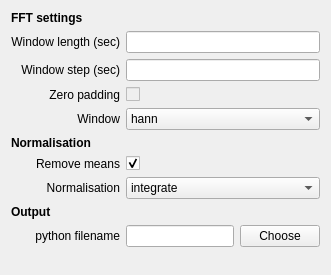
<?xml version="1.0" encoding="UTF-8"?>
<ui version="4.0">
 <class>StftSettingsView</class>
 <widget class="QWidget" name="StftSettingsView">
  <property name="geometry">
   <rect>
    <x>0</x>
    <y>0</y>
    <width>331</width>
    <height>275</height>
   </rect>
  </property>
  <property name="windowTitle">
   <string>Form</string>
  </property>
  <layout class="QGridLayout" name="gridLayout_2">
   <item row="0" column="0">
    <layout class="QVBoxLayout" name="verticalLayout">
     <item>
      <layout class="QGridLayout" name="gridLayout">
       <item row="0" column="0">
        <widget class="QLabel" name="label_5">
         <property name="font">
          <font>
           <weight>75</weight>
           <bold>true</bold>
          </font>
         </property>
         <property name="layoutDirection">
          <enum>Qt::LeftToRight</enum>
         </property>
         <property name="text">
          <string>FFT settings</string>
         </property>
         <property name="alignment">
          <set>Qt::AlignLeading|Qt::AlignLeft|Qt::AlignVCenter</set>
         </property>
        </widget>
       </item>
       <item row="1" column="0">
        <widget class="QLabel" name="label">
         <property name="layoutDirection">
          <enum>Qt::LeftToRight</enum>
         </property>
         <property name="text">
          <string>Window length (sec)</string>
         </property>
         <property name="alignment">
          <set>Qt::AlignRight|Qt::AlignTrailing|Qt::AlignVCenter</set>
         </property>
        </widget>
       </item>
       <item row="1" column="1" colspan="2">
        <widget class="QLineEditLive" name="window_len_lineedit"/>
       </item>
       <item row="2" column="0">
        <widget class="QLabel" name="label_6">
         <property name="layoutDirection">
          <enum>Qt::LeftToRight</enum>
         </property>
         <property name="text">
          <string>Window step (sec)</string>
         </property>
         <property name="alignment">
          <set>Qt::AlignRight|Qt::AlignTrailing|Qt::AlignVCenter</set>
         </property>
        </widget>
       </item>
       <item row="2" column="1" colspan="2">
        <widget class="QLineEditLive" name="window_step_lineedit"/>
       </item>
       <item row="3" column="0">
        <widget class="QLabel" name="label_4">
         <property name="layoutDirection">
          <enum>Qt::LeftToRight</enum>
         </property>
         <property name="text">
          <string>Zero padding</string>
         </property>
         <property name="alignment">
          <set>Qt::AlignRight|Qt::AlignTrailing|Qt::AlignVCenter</set>
         </property>
        </widget>
       </item>
       <item row="3" column="1">
        <widget class="QCheckBoxLive" name="zero_padding_checkbox">
         <property name="enabled">
          <bool>false</bool>
         </property>
         <property name="text">
          <string/>
         </property>
        </widget>
       </item>
       <item row="4" column="0">
        <widget class="QLabel" name="label_3">
         <property name="layoutDirection">
          <enum>Qt::LeftToRight</enum>
         </property>
         <property name="text">
          <string>Window</string>
         </property>
         <property name="alignment">
          <set>Qt::AlignRight|Qt::AlignTrailing|Qt::AlignVCenter</set>
         </property>
        </widget>
       </item>
       <item row="4" column="1" colspan="2">
        <widget class="QComboBoxLive" name="window_combobox">
         <property name="currentText">
          <string>hann</string>
         </property>
         <property name="currentIndex">
          <number>4</number>
         </property>
         <item>
          <property name="text">
           <string>boxcar</string>
          </property>
         </item>
         <item>
          <property name="text">
           <string>trlang</string>
          </property>
         </item>
         <item>
          <property name="text">
           <string>blackman</string>
          </property>
         </item>
         <item>
          <property name="text">
           <string>hamming</string>
          </property>
         </item>
         <item>
          <property name="text">
           <string>hann</string>
          </property>
         </item>
         <item>
          <property name="text">
           <string>bartlett</string>
          </property>
         </item>
         <item>
          <property name="text">
           <string>flattop</string>
          </property>
         </item>
         <item>
          <property name="text">
           <string>parzen</string>
          </property>
         </item>
         <item>
          <property name="text">
           <string>bohman</string>
          </property>
         </item>
         <item>
          <property name="text">
           <string>blackmanharris</string>
          </property>
         </item>
         <item>
          <property name="text">
           <string>nuttall</string>
          </property>
         </item>
         <item>
          <property name="text">
           <string>barthann</string>
          </property>
         </item>
         <item>
          <property name="text">
           <string>kaiser</string>
          </property>
         </item>
         <item>
          <property name="text">
           <string>gaussian</string>
          </property>
         </item>
         <item>
          <property name="text">
           <string>general_gaussian</string>
          </property>
         </item>
         <item>
          <property name="text">
           <string>dpss</string>
          </property>
         </item>
         <item>
          <property name="text">
           <string>chebwin</string>
          </property>
         </item>
         <item>
          <property name="text">
           <string>exponential</string>
          </property>
         </item>
         <item>
          <property name="text">
           <string>tukey</string>
          </property>
         </item>
         <item>
          <property name="text">
           <string>taylor</string>
          </property>
         </item>
        </widget>
       </item>
       <item row="5" column="0">
        <widget class="QLabel" name="label_9">
         <property name="font">
          <font>
           <weight>75</weight>
           <bold>true</bold>
          </font>
         </property>
         <property name="layoutDirection">
          <enum>Qt::LeftToRight</enum>
         </property>
         <property name="text">
          <string>Normalisation</string>
         </property>
         <property name="alignment">
          <set>Qt::AlignLeading|Qt::AlignLeft|Qt::AlignVCenter</set>
         </property>
        </widget>
       </item>
       <item row="6" column="0">
        <widget class="QLabel" name="label_7">
         <property name="layoutDirection">
          <enum>Qt::LeftToRight</enum>
         </property>
         <property name="text">
          <string>Remove means</string>
         </property>
         <property name="alignment">
          <set>Qt::AlignRight|Qt::AlignTrailing|Qt::AlignVCenter</set>
         </property>
        </widget>
       </item>
       <item row="6" column="1">
        <widget class="QCheckBoxLive" name="remove_means_checkbox">
         <property name="text">
          <string/>
         </property>
         <property name="checked">
          <bool>true</bool>
         </property>
        </widget>
       </item>
       <item row="7" column="0">
        <widget class="QLabel" name="label_8">
         <property name="layoutDirection">
          <enum>Qt::LeftToRight</enum>
         </property>
         <property name="text">
          <string>Normalisation</string>
         </property>
         <property name="alignment">
          <set>Qt::AlignRight|Qt::AlignTrailing|Qt::AlignVCenter</set>
         </property>
        </widget>
       </item>
       <item row="7" column="1" colspan="2">
        <widget class="QComboBoxLive" name="norm_combobox">
         <property name="currentText">
          <string>integrate</string>
         </property>
         <property name="currentIndex">
          <number>0</number>
         </property>
         <item>
          <property name="text">
           <string>integrate</string>
          </property>
         </item>
         <item>
          <property name="text">
           <string>rms</string>
          </property>
         </item>
         <item>
          <property name="text">
           <string>noise</string>
          </property>
         </item>
         <item>
          <property name="text">
           <string>no</string>
          </property>
         </item>
        </widget>
       </item>
       <item row="8" column="0">
        <widget class="QLabel" name="label_2">
         <property name="font">
          <font>
           <weight>75</weight>
           <bold>true</bold>
          </font>
         </property>
         <property name="text">
          <string>Output</string>
         </property>
        </widget>
       </item>
       <item row="9" column="0">
        <widget class="QLabel" name="label_10">
         <property name="text">
          <string>python filename</string>
         </property>
         <property name="alignment">
          <set>Qt::AlignRight|Qt::AlignTrailing|Qt::AlignVCenter</set>
         </property>
        </widget>
       </item>
       <item row="9" column="1">
        <widget class="QLineEditLive" name="filename_lineEdit"/>
       </item>
       <item row="9" column="2">
        <widget class="QPushButton" name="choose_pb">
         <property name="text">
          <string>Choose</string>
         </property>
        </widget>
       </item>
      </layout>
     </item>
     <item>
      <spacer name="verticalSpacer">
       <property name="orientation">
        <enum>Qt::Vertical</enum>
       </property>
       <property name="sizeHint" stdset="0">
        <size>
         <width>20</width>
         <height>78</height>
        </size>
       </property>
      </spacer>
     </item>
    </layout>
   </item>
  </layout>
 </widget>
 <customwidgets>
  <customwidget>
   <class>QLineEditLive</class>
   <extends>QLineEdit</extends>
   <header>widgets.QLineEditLive</header>
  </customwidget>
  <customwidget>
   <class>QComboBoxLive</class>
   <extends>QComboBox</extends>
   <header>widgets.QComboBoxLive</header>
  </customwidget>
  <customwidget>
   <class>QCheckBoxLive</class>
   <extends>QCheckBox</extends>
   <header>widgets.QCheckBoxLive</header>
  </customwidget>
 </customwidgets>
 <resources/>
 <connections>
  <connection>
   <sender>choose_pb</sender>
   <signal>clicked()</signal>
   <receiver>StftSettingsView</receiver>
   <slot>on_choose()</slot>
   <hints>
    <hint type="sourcelabel">
     <x>282</x>
     <y>226</y>
    </hint>
    <hint type="destinationlabel">
     <x>165</x>
     <y>137</y>
    </hint>
   </hints>
  </connection>
 </connections>
 <slots>
  <slot>on_choose()</slot>
  <slot>on_input_format_changed()</slot>
 </slots>
</ui>
